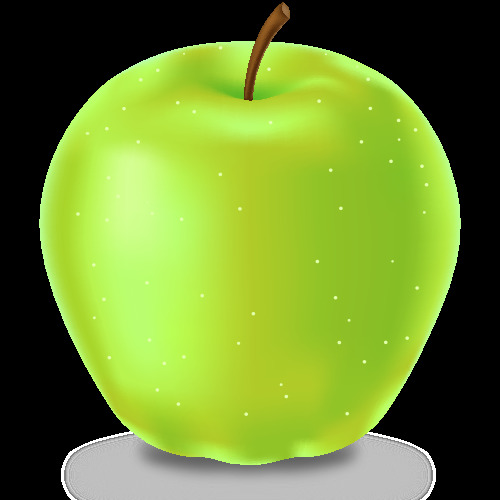
#> input picture gapple.jpeg, 500 x 500 px
$ python 19_image_blending.py
#> lines starting #> are read from the running program, lines starting #| are printed output that depends on the picture
import cv2
import numpy as np
apple = cv2.imread('gapple.jpeg')
#> apple is the input picture: shape (500, 500, 3); mean B, G, R 48.5, 137.2, 110
orange = cv2.imread('orange.jpeg')
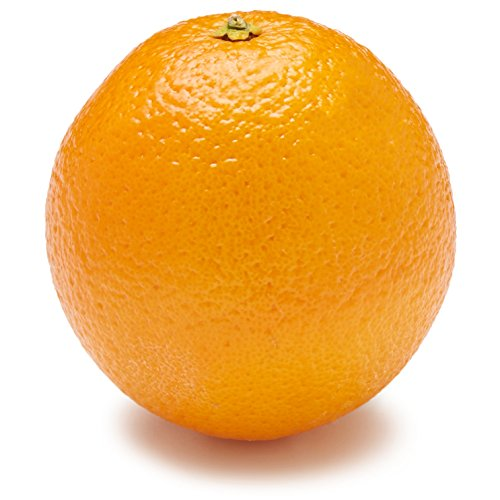
#> input picture orange.jpeg, 500 x 500 px
#> orange is the input picture: shape (500, 500, 3); mean B, G, R 125.7, 193.9, 242.6

apple_orange = np.hstack((apple[:, :256], orange[:, 256:]))
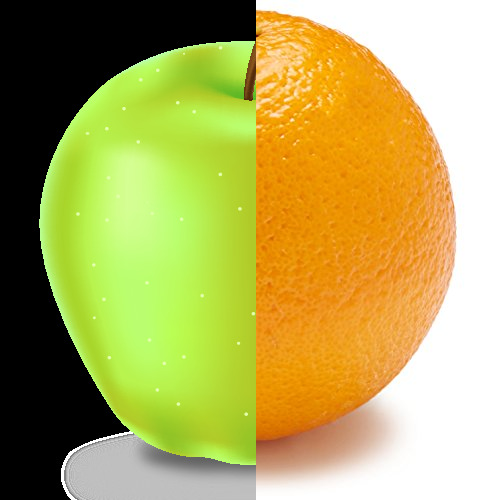
#> apple_orange: shape (500, 500, 3); mean B, G, R 89.7, 169.7, 178.3

# generate Gaussian pyramid for apple
apple_copy = apple.copy()
gp_apple = [apple_copy]
for i in range(6):
    apple_copy = cv2.pyrDown(apple_copy)
    gp_apple.append(apple_copy)
#> after the loop, gp_apple = 7 items


# generate Gaussian pyramid for orange
orange_copy = orange.copy()
gp_orange = [orange_copy]
for i in range(6):
    orange_copy = cv2.pyrDown(orange_copy)
    gp_orange.append(orange_copy)
#> this loop made 6 passes
#> pass 1, `orange_copy = cv2.pyrDown(orange_copy)`:
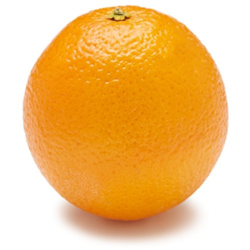
#> orange_copy: shape (250, 250, 3); mean B, G, R 125.7, 193.9, 242.7
#> after the loop, gp_orange = 7 items

# generate Laplacian Pyramid for apple
apple_copy = gp_apple[5]
lp_apple = [apple_copy]
for i in range(5, 0, -1):
    gaussian_expanded = cv2.pyrUp(gp_apple[i],dstsize = (gp_apple[i - 1].shape[1], gp_apple[i - 1].shape[0]))
    laplacian = cv2.subtract(gp_apple[i-1], gaussian_expanded)
    lp_apple.append(laplacian)
#> this loop made 5 passes
#> pass 1, `gaussian_expanded = cv2.pyrUp(gp_apple[i],dstsize = (gp_apple[i - 1].s..`:
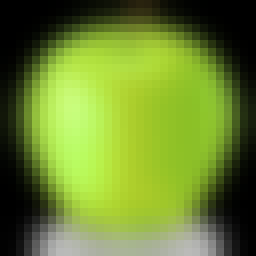
#> gaussian_expanded: shape (32, 32, 3) (shown 8 times larger); mean of channels 0, 1, 2 47.5, 132.4, 106.3; drawn as B, G, R
#> after the loop, lp_apple = 6 items

# generate Laplacian Pyramid for orange
orange_copy = gp_orange[5]
lp_orange = [orange_copy]
for i in range(5, 0, -1):
    gaussian_expanded = cv2.pyrUp(gp_orange[i], dstsize = (gp_orange[i - 1].shape[1], gp_orange[i - 1].shape[0]))
    laplacian = cv2.subtract(gp_orange[i-1], gaussian_expanded)
    lp_orange.append(laplacian)
#> this loop made 5 passes
#> pass 1, `gaussian_expanded = cv2.pyrUp(gp_orange[i], dstsize = (gp_orange[i - 1..`:
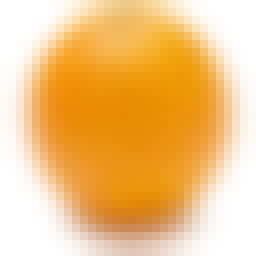
#> gaussian_expanded: shape (32, 32, 3) (shown 8 times larger); mean of channels 0, 1, 2 130.8, 196.2, 243.1; drawn as B, G, R
#> after the loop, lp_orange = 6 items

# Now add left and right halves of images in each level
apple_orange_pyramid = []
n = 0
for apple_lap, orange_lap in zip(lp_apple, lp_orange):
    n += 1
    cols, rows, ch = apple_lap.shape
    laplacian = np.hstack((apple_lap[:, 0:int(cols/2)], orange_lap[:, int(cols/2):]))
    apple_orange_pyramid.append(laplacian)
#> this loop made 6 passes
#> (cols, rows) on passes 1 to 6: (16, 16), (32, 32), (63, 63), (125, 125), (250, 250), (500, 500)
#> pass 3, `laplacian = np.hstack((apple_lap[:, 0:int(cols/2)], orange_lap[:, int(..`:
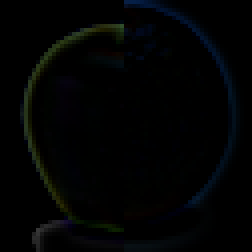
#> laplacian: shape (63, 63, 3) (shown 4 times larger); mean of channels 0, 1, 2 3.1, 3, 1.9; drawn as B, G, R
#> after the loop, apple_orange_pyramid = 6 items; n = 6


apple_orange_reconstruct = apple_orange_pyramid[0]
for i in range(1, 6):
    apple_orange_reconstruct = cv2.pyrUp(apple_orange_reconstruct, dstsize = (apple_orange_pyramid[i].shape[1], apple_orange_pyramid[i].shape[0]))
    apple_orange_reconstruct = cv2.add(apple_orange_pyramid[i], apple_orange_reconstruct)
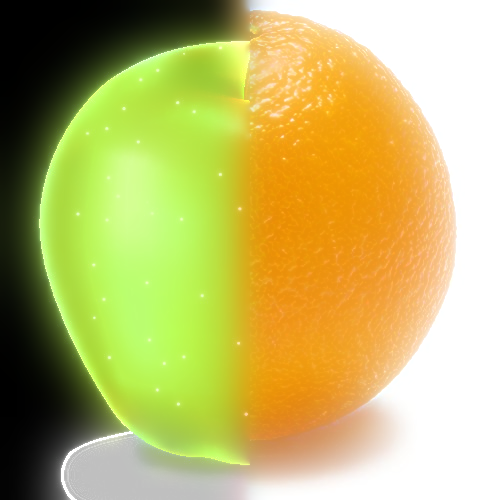
#> apple_orange_reconstruct: shape (500, 500, 3); mean of channels 0, 1, 2 102.7, 181.2, 189.2; drawn as B, G, R


cv2.imshow("apple", apple)
cv2.imshow("orange", orange)
cv2.imshow("apple_orange", apple_orange)
cv2.imshow("apple_orange_reconstruct", apple_orange_reconstruct)
cv2.waitKey(0)
cv2.destroyAllWindows()
